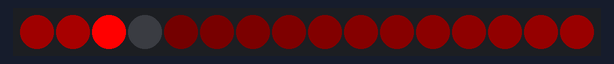
Recording of a sketch running on a simulated Arduino Uno, built with avr-gcc and run on an emulated ATmega328P. On the bench: 16 RGB LEDs in strip order, left to right. Wiring (inferred from the names in the program): WS2801 LEDs: data pin 8; clock pin 7. Random numbers use the default seed unless the sketch sets one.

Above: at 8.48 s.
At 12.28 s:
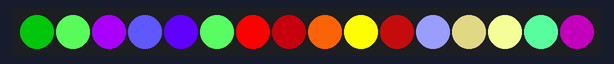
At 16.06 s:
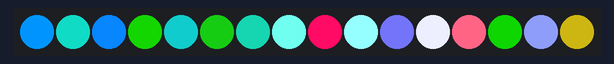
At 19.59 s:
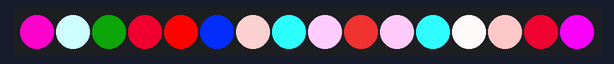
At 23.78 s:
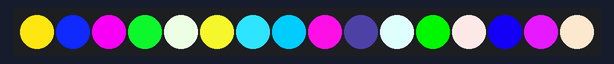
At 39.21 s:
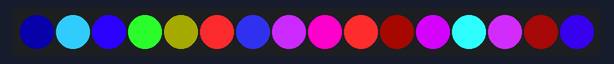

The sketch:

rgb_led.ino
```cpp
// (licence header left out)
#include <math.h>
#include <TimerOne.h>

#include "rgb_led.h"

const byte PIN_LED_CLOCK = 7;
const byte PIN_LED_DATA  = 8;

const byte LED_COUNT = 16;
rgb_t led[LED_COUNT];

const long BLEND_RATE = 100;  // milliseconds

byte  blendFlag = false;
long  blendDoneTime = 0;
long  blendNextTime = 0;
rgb_t ledDelta[LED_COUNT];
rgb_t ledTarget[LED_COUNT];

int ledOffset = 0;  // Adjust starting point for using led[] array for output

rgb_t colors[] = {
  RED, ORANGE, YELLOW, GREEN, BLUE, PINK, PURPLE, WHITE
};

const byte COLORS_COUNT = sizeof(colors) / sizeof(rgb_t);

void setup() {
  pinMode(PIN_LED_DATA,  OUTPUT);
  pinMode(PIN_LED_CLOCK, OUTPUT);

  ledSetAll(BLACK);

  Timer1.initialize(30000);
  Timer1.attachInterrupt(ledHandler);
}

void loop() {
  ledSetAll(BLACK);

// Pulse a sequence of colors
// --------------------------
  for (byte index = 0;  index < COLORS_COUNT;  index ++) {
    ledPulse(colors[index], 1000);
  }

// Create pattern of dark through to bright RED LEDs
// Shift (rotate) the pattern along the line of LEDs
// -------------------------------------------------
  ledFadeUp(RED);

  for (byte count = 0;  count < 128;  count ++) {
    ledOffset = (ledOffset + 1) % LED_COUNT;
    delay(25);
  }
  ledOffset = 0;

// Blend from one sequence of random LED colors to the next
// --------------------------------------------------------
  for (byte count = 0;  count < 16;  count ++) {
    for (byte index = 0;  index < LED_COUNT;  index ++) {
      ledTarget[index] =
        RGB(random(0, 2) * 255, random(0, 2) * 255, random(0, 2) * 255);
    }

    blend(1000);
    delay(1000); // Wait for blend to complete
  }
}

void ledSet(
  byte  index,  // LED number
  rgb_t rgb) {  // RGB color

  noInterrupts();
  led[index].color[RED_INDEX]   = rgb.color[RED_INDEX];
  led[index].color[GREEN_INDEX] = rgb.color[GREEN_INDEX];
  led[index].color[BLUE_INDEX]  = rgb.color[BLUE_INDEX];
  interrupts();
}

void ledSetAll(
  rgb_t rgb) {  // RGB color

  for (byte count = 0;  count < LED_COUNT;  count ++) ledSet(count, rgb);
}

const float FADE_FACTOR    = 10000000.0;
const float FADE_INCREMENT = (FADE_FACTOR - 1.0) / (LED_COUNT - 1);
const float FADE_SCALE     = log(FADE_FACTOR);

void ledFadeUp(
  rgb_t rgb) {  // RGB color

  float factor = FADE_FACTOR;
  float previous = log(factor);
  float multiplier = 0.0;

  for (int count = 0;  count < LED_COUNT;  count ++) {
    float current = log(factor);
    multiplier += (previous - current);
    previous = current;
    factor -= FADE_INCREMENT;

    float red   = rgb.color[RED_INDEX]   * multiplier / FADE_SCALE;
    float green = rgb.color[GREEN_INDEX] * multiplier / FADE_SCALE;
    float blue  = rgb.color[BLUE_INDEX]  * multiplier / FADE_SCALE;

    ledSet(count, RGB(red, green, blue));
  }
}

void ledPulse(
  rgb_t rgb,      // RGB color
  int   speed) {  // Pulse time in milliseconds

  int red   = 0;
  int green = 0;
  int blue  = 0;
  int redDelta   = (rgb.color[RED_INDEX]   << 7) / 256;
  int greenDelta = (rgb.color[GREEN_INDEX] << 7) / 256;
  int blueDelta  = (rgb.color[BLUE_INDEX]  << 7) / 256;

  for (int count = 0;  count < 512;  count ++) {
    ledSetAll(RGB(red >> 7, green >> 7, blue >> 7));
    red   += redDelta;
    green += greenDelta;
    blue  += blueDelta;

    if (count == 255) {
      redDelta   = -redDelta;
      greenDelta = -greenDelta;
      blueDelta  = -blueDelta;
    }

    delayMicroseconds(speed);
  }
}

void blend(
  long blendSpeed) {  // Blend time in milliseconds

  for (byte count = 0;  count < LED_COUNT;  count ++) {
    ledDelta[count].color[RED_INDEX] =
      ((ledTarget[count].color[RED_INDEX] - led[count].color[RED_INDEX]) << 7) /
      (blendSpeed / BLEND_RATE);

    ledDelta[count].color[GREEN_INDEX] =
      ((ledTarget[count].color[GREEN_INDEX] - led[count].color[GREEN_INDEX]) << 7) /
      (blendSpeed / BLEND_RATE);

    ledDelta[count].color[BLUE_INDEX] =
      ((ledTarget[count].color[BLUE_INDEX] - led[count].color[BLUE_INDEX]) << 7) /
      (blendSpeed / BLEND_RATE);
  }

  blendNextTime = millis();
  blendDoneTime = blendNextTime + blendSpeed;
  blendFlag = true;
}

int blender(
  int value,
  int delta) {

  return(((value << 7) + delta) >> 7);
}

// Output led[] array to the strip of WS2801 RGB LEDs
// Every BLEND_RATE milliseconds, blend LEDs toward target colors

void ledHandler(void) {
  for (byte count = 0;  count < LED_COUNT;  count ++) {
    byte index = (ledOffset + count) % LED_COUNT;

    unsigned long color = led[index].color[BLUE_INDEX];
    color |= (unsigned long) led[index].color[GREEN_INDEX] << 8;
    color |= (unsigned long) led[index].color[RED_INDEX]   << 16;

    for (byte bit = 0;  bit < 24;  bit ++) {
      digitalWrite(PIN_LED_CLOCK, LOW);
      digitalWrite(PIN_LED_DATA,  (color & (1L << 23)) ? HIGH : LOW);
      digitalWrite(PIN_LED_CLOCK, HIGH);
      color <<= 1;
    }
  }

  digitalWrite(PIN_LED_CLOCK, LOW);  // Must stay low for 500 microseconds

  if (blendFlag) {
    long timeNow = millis();

    if (timeNow > blendNextTime) {
      blendNextTime = timeNow + BLEND_RATE;

      for (byte index = 0;  index < LED_COUNT;  index ++) {
        led[index].color[RED_INDEX] = blender(
          led[index].color[RED_INDEX], ledDelta[index].color[RED_INDEX]
        );
        led[index].color[GREEN_INDEX] = blender(
          led[index].color[GREEN_INDEX], ledDelta[index].color[GREEN_INDEX]
        );
        led[index].color[BLUE_INDEX] = blender(
          led[index].color[BLUE_INDEX], ledDelta[index].color[BLUE_INDEX]
        );
      }
    }

    if (timeNow >= blendDoneTime) blendFlag = false;
  }
}
```

rgb_led.h
```cpp
// (licence header left out)
#ifndef RGB_LED_h
#define RGB_LED_h

#define RED_INDEX    0
#define GREEN_INDEX  1
#define BLUE_INDEX   2

typedef struct {
  int color[3];
}
  rgb_t;

#define RGB(red, green, blue) (rgb_t) { red, green, blue }

#define BLACK  RGB(0x00, 0x00, 0x00)
#define BLUE   RGB(0x00, 0x00, 0xff)
#define GREEN  RGB(0x00, 0xff, 0x00)
#define ORANGE RGB(0xff, 0x45, 0x00)
#define PINK   RGB(0xff, 0x14, 0x44)
#define PURPLE RGB(0xff, 0x00, 0xff)
#define RED    RGB(0xff, 0x00, 0x00)
#define WHITE  RGB(0xff, 0xff, 0xff)
#define YELLOW RGB(0xff, 0xff, 0x00)

#endif
```
